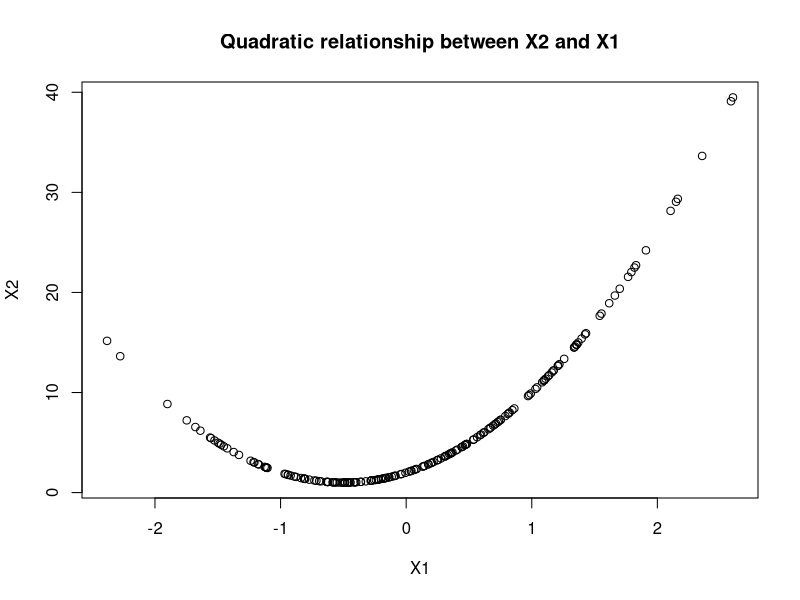
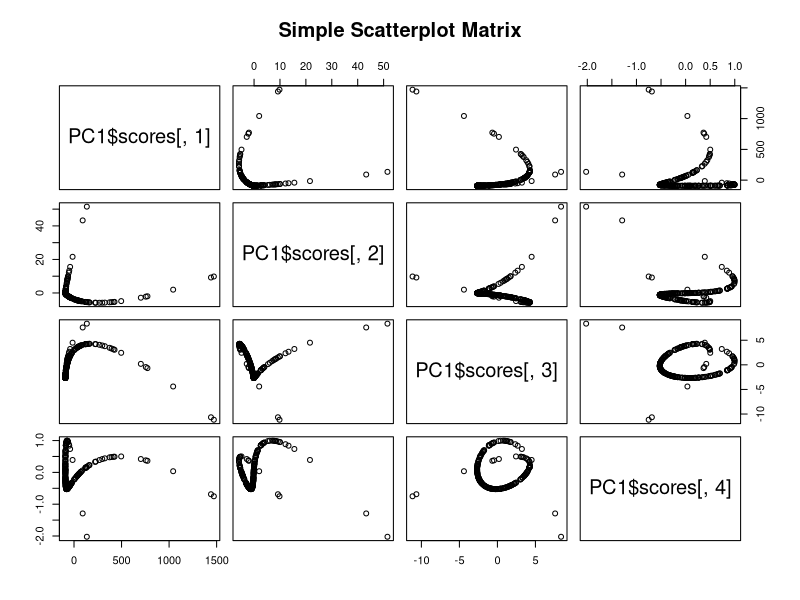
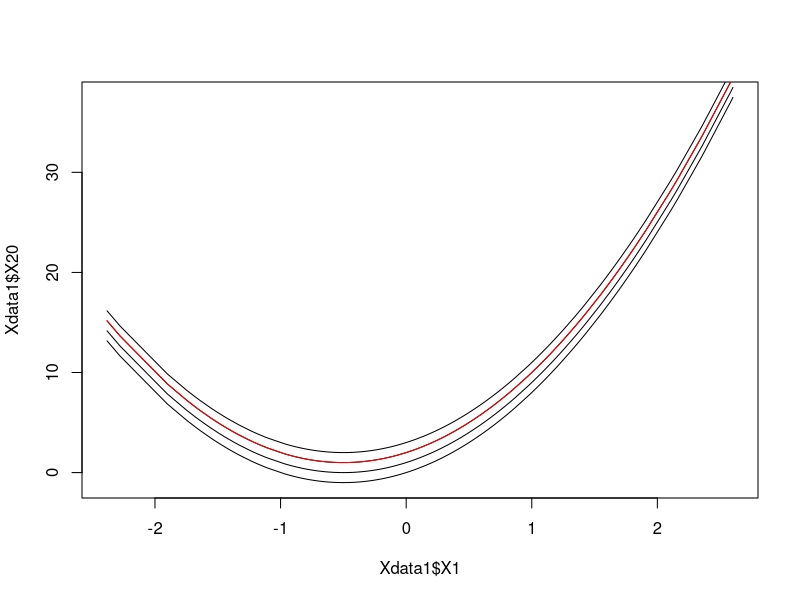
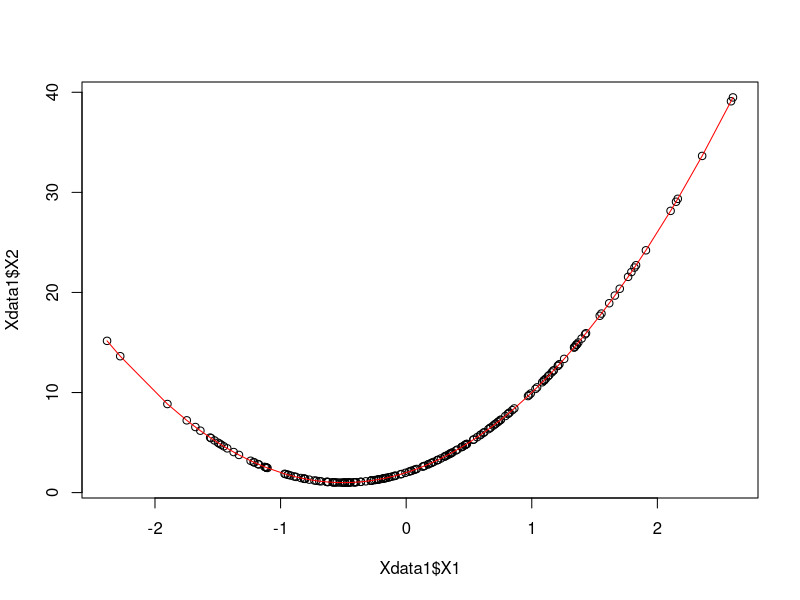
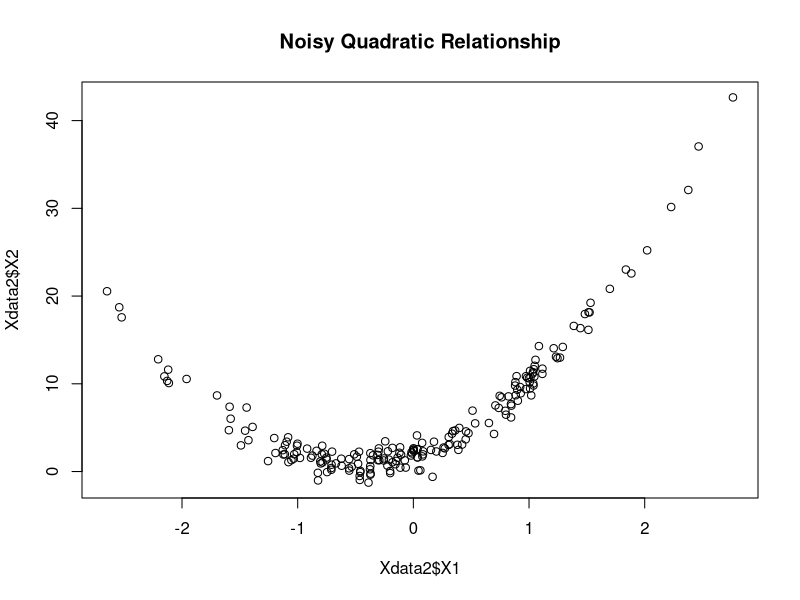
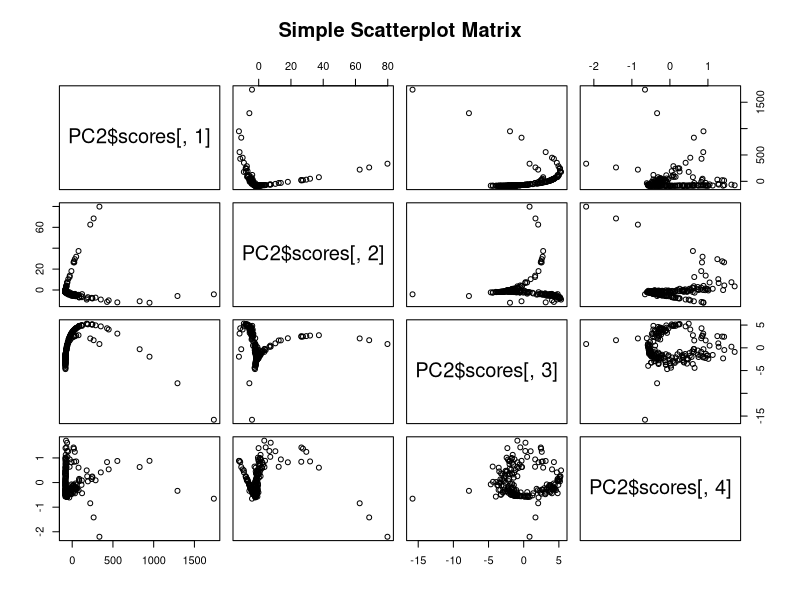
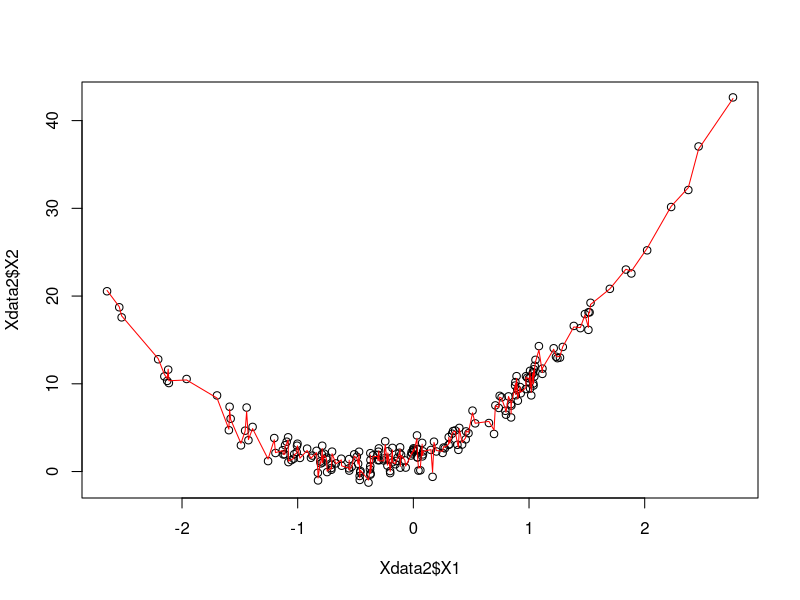

Generate these figures, in order, with R:
## ---- chunk 1
knitr::opts_chunk$set(echo = TRUE)
## ---- chunk 2

X1<-list();X2<-list();Z1<-list();Z2<-list()
X20<-as.numeric(list());X21<-as.numeric(list());X23<-as.numeric(list())
X1<-as.numeric(X1)
X2<-as.numeric(X2)
Z1<-as.numeric(Z1)
Z2<-as.numeric(Z2)
for (j in 1:201){
  Z1[j]= rnorm(1, mean= 0, sd = 1)  # generating random numbers form the standard normal
  X1[j]<--1.5*0.01*0.5+Z1[j]        # X_1 with noise
  X2[j]<-4*X1[j]^2+4*X1[j]+2        # X_2 is a quadratic function of X_1
  X20[j]<-4*X1[j]^2+4*X1[j]+0       # X_2 plus a constant 0
  X21[j]<-4*X1[j]^2+4*X1[j]+1       # X_2 plus a constant 1
  X23[j]<-4*X1[j]^2+4*X1[j]+3       # X_2 plus a constant 3
}
## ---- chunk 3
X12<-X1^2
X22<-X2^2
X1X2<-X1*X2
Xdata<-as.data.frame(cbind(X12,X22,X1,X2,X1X2)) # our quadratic transformation of X
head(Xdata) 

## ---- chunk 4

plot(X2~X1,main="Quadratic relationship between X2 and X1")

## ---- chunk 5

PCA1<-prcomp(~X12+X22+X1+X2+X1X2,data=Xdata)
PCA1
summary(PCA1)
names(PCA1)

PC1<-princomp(Xdata, cor = FALSE, scores = TRUE)
PC1$scores[,1]

pairs(~PC1$scores[,1]+PC1$scores[,2]+PC1$scores[,3]+PC1$scores[,4],
      main="Simple Scatterplot Matrix")

X5<-PC1$scores[,5]+X2
Xdata1<-data.frame(cbind(X1,X2,X20,X21,X23,X5))
Xdata1<-Xdata1[order(X1),]
plot(Xdata1$X20~Xdata1$X1,col="white")
lines(Xdata1$X20~Xdata1$X1)
lines(Xdata1$X21~Xdata1$X1)
lines(Xdata1$X2~Xdata1$X1)
lines(Xdata1$X23~Xdata1$X1)
lines(Xdata1$X5~Xdata1$X1,col="red")

plot(Xdata1$X2~Xdata1$X1)
lines(Xdata1$X5~Xdata1$X1,col="red")
## ---- chunk 6

for (j in 1:201){
  Z1[j]= rnorm(1, mean= 0, sd = 1)
  Z2[j]<-rnorm(1,mean=0,sd=1)
  X1[j]<--1.5*0.01*0.5+Z1[j]
  X2[j]<-4*X1[j]^2+4*X1[j]+2+Z2[j]
  X2c<-4*X1[j]^2+4*X1[j]
}

X12<-X1^2
X22<-X2^2
X1X2<-X1*X2
Xdata2<-as.data.frame(cbind(X12,X22,X1,X2,X1X2,X2c))
head(Xdata2)

plot(Xdata2$X2~Xdata2$X1,main="Noisy Quadratic Relationship")
PCA2<-prcomp(~X12+X22+X1+X2+X1X2,data=Xdata2)
PCA2

PC2<-princomp(Xdata2, cor = FALSE, scores = TRUE)
summary(PC2)
PC2$scores[,5]
pairs(~PC2$scores[,1]+PC2$scores[,2]+PC2$scores[,3]+PC2$scores[,4],
      main="Simple Scatterplot Matrix")

X5<-PC2$scores[,5]+X2
Xdata2<-data.frame(cbind(X1,X2,X20,X21,X23,X5,X2c))
Xdata2<-Xdata2[order(X1),]
plot(Xdata2$X2~Xdata2$X1)
lines(Xdata2$X5~Xdata2$X1,col="red")

